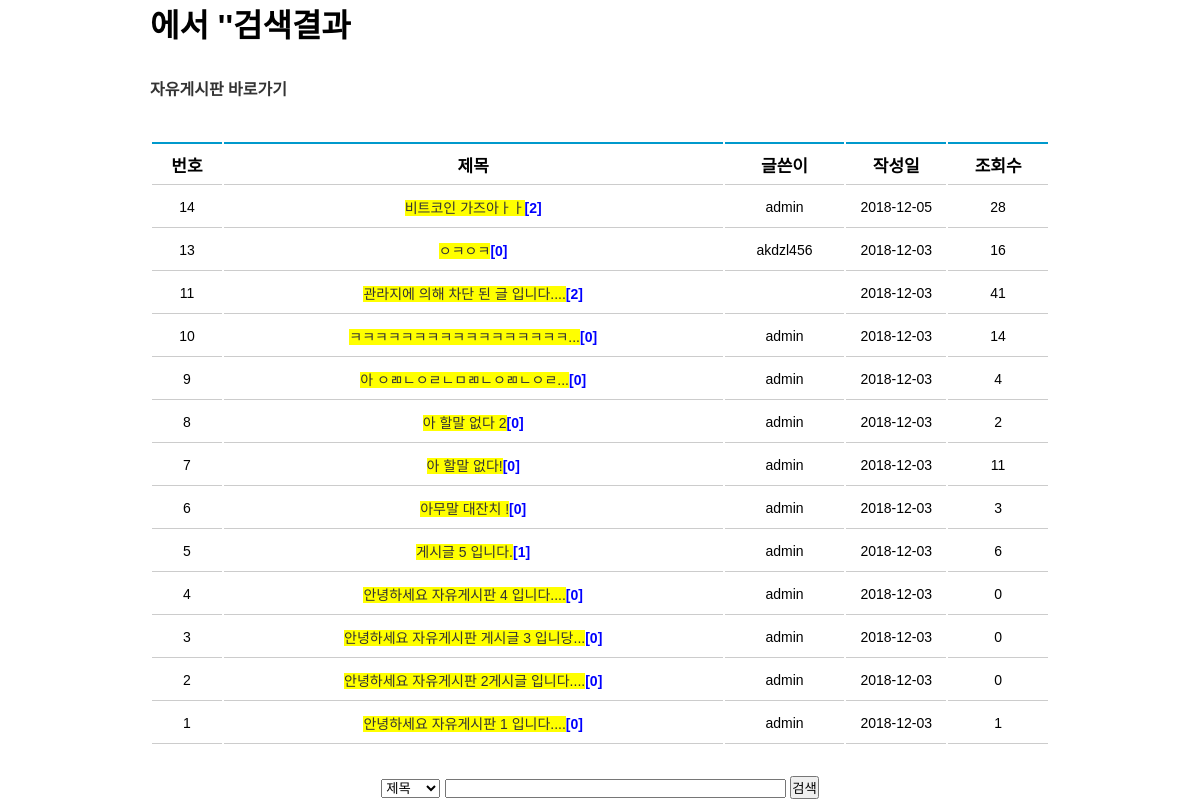
The page /board/page/board/search_result.php on the database as committed earlier.
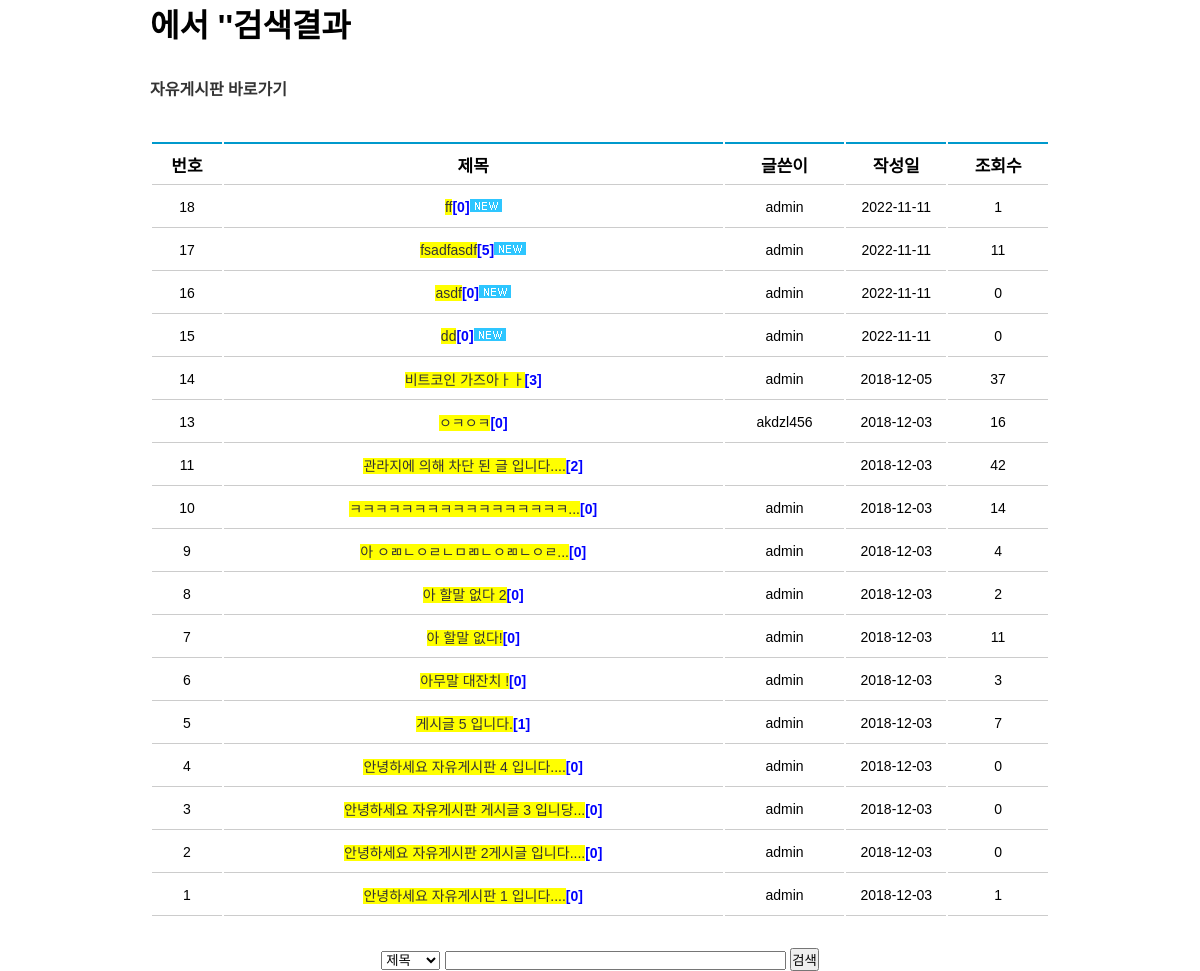
The same page on the database as committed later.
### tables this page shows
CREATE TABLE `board` (
  `idx` int(11) NOT NULL AUTO_INCREMENT,
  `name` varchar(100) NOT NULL,
  `title` varchar(100) NOT NULL,
  `content` text NOT NULL,
  `date` date NOT NULL,
  `hit` int(11) NOT NULL,
  `pw` varchar(100) NOT NULL,
  `datem` datetime NOT NULL,
  `lock_post` varchar(45) DEFAULT NULL,
  `file` varchar(45) DEFAULT NULL,
  PRIMARY KEY (`idx`)
);

### board/page/board/search_result.php (the view, shortened to what this page needs)
<!doctype html>
	<head>
		<link rel="stylesheet" type="text/css" href="./style.css" />
	</head>
	<body>
		<div id="board_area">
			<?php
				$catagory = mysql_real_escape_string($_GET['catgo']);
				$search_con = mysql_real_escape_string($_GET['search']);
			?>
			<h1>
				에서 '<?php echo $search_con; ?>'검색결과
			</h1>
			<h4 style="margin-top:30px;"><a href="../../../board/board.php">자유게시판 바로가기</a></h4>
			<table class="list-table">
				<thead>
					<tr>
						<th width="70">번호</th>
						<th width="500">제목</th>
						<th width="120">글쓴이</th>
						<th width="100">작성일</th>
						<th width="100">조회수</th>
					</tr>
				</thead>
				<?php
					$sql2 = mysql_query("select * from board where '$catagory'
					like '%$search_con%' order by idx desc");
					while($board = mysql_fetch_array($sql2))
					{
						$title=$board["title"];
						if(strlen($title)>30)
					{
						$title=str_replace($board["title"],mb_substr($board["title"],0,30,"utf-8")."...",$board["title"]);
					}
					$sql3 = mysql_query("select * from reply where con_num='".$board['idx']."'");
					$rep_count = mysql_num_rows($sql3);
				?>
				<tbody>
					<tr>
						<td width="70"><?php echo $board['idx']; ?></td>
						<td width="500">
							<?php
								$lockimg = "<img src='/img/lock.png' alt='lock' title='lock' with='20' height='20' />";
								if($board['lock_post']=="1")
								{
							?>
									<a href='/page/board/ck_read.php?idx=<?php echo $board["idx"];?>'><?php echo $title, $lockimg;
								}
							else
							{
								$boardtime = $board['date'];
								$timenow = date("Y-m-d");
								if($boardtime==$timenow)
								{
									$img = "<img src='./new.png' alt='new' title='new' />";
								}
								else
								{
									$img ="";
								}
							?>
							<a href='./read.php?idx=<?php echo $board["idx"]; ?>'><span style="background:yellow;"><?php echo strip_tags($title); }?></span><span class="re_ct">[<?php echo $rep_count;?>]<?php echo $img; ?> </span></a></td>
						<td width="120"><?php echo strip_tags($board['name'])?></td>
						<td width="100"><?php echo strip_tags($board['date'])?></td>
						<td width="100"><?php echo strip_tags($board['hit']); ?></td>
					</tr>
				</tbody>
				<?php } ?>
			</table>
			<div id="search_box2">
				<form action="./search_result.php" method="get">
					<select name="catgo">
						<option value="title">제목</option>
					</select>
					<input type="text" name="search" size="40" required="required"/> <button>검색</button>
				</form>
			</div>
		</div>
	</body>
</html>

Rows that differ between the two databases and show on the page:
added board: idx "18", title "ff", rep_count "0", name "admin", date "2022-11-11", hit "1"
added board: idx "17", title "fsadfasdf", rep_count "5", name "admin", date "2022-11-11", hit "11"
added board: idx "16", title "asdf", rep_count "0", name "admin", date "2022-11-11", hit "0"
added board: idx "15", title "dd", rep_count "0", name "admin", date "2022-11-11", hit "0"
changed board "비트코인 가즈아ㅏㅏ": rep_count "2" → "3"; hit "28" → "37"
changed board "관라지에 의해 차단 된 글 입니다....": hit "41" → "42"
changed board "게시글 5 입니다.": hit "6" → "7"
